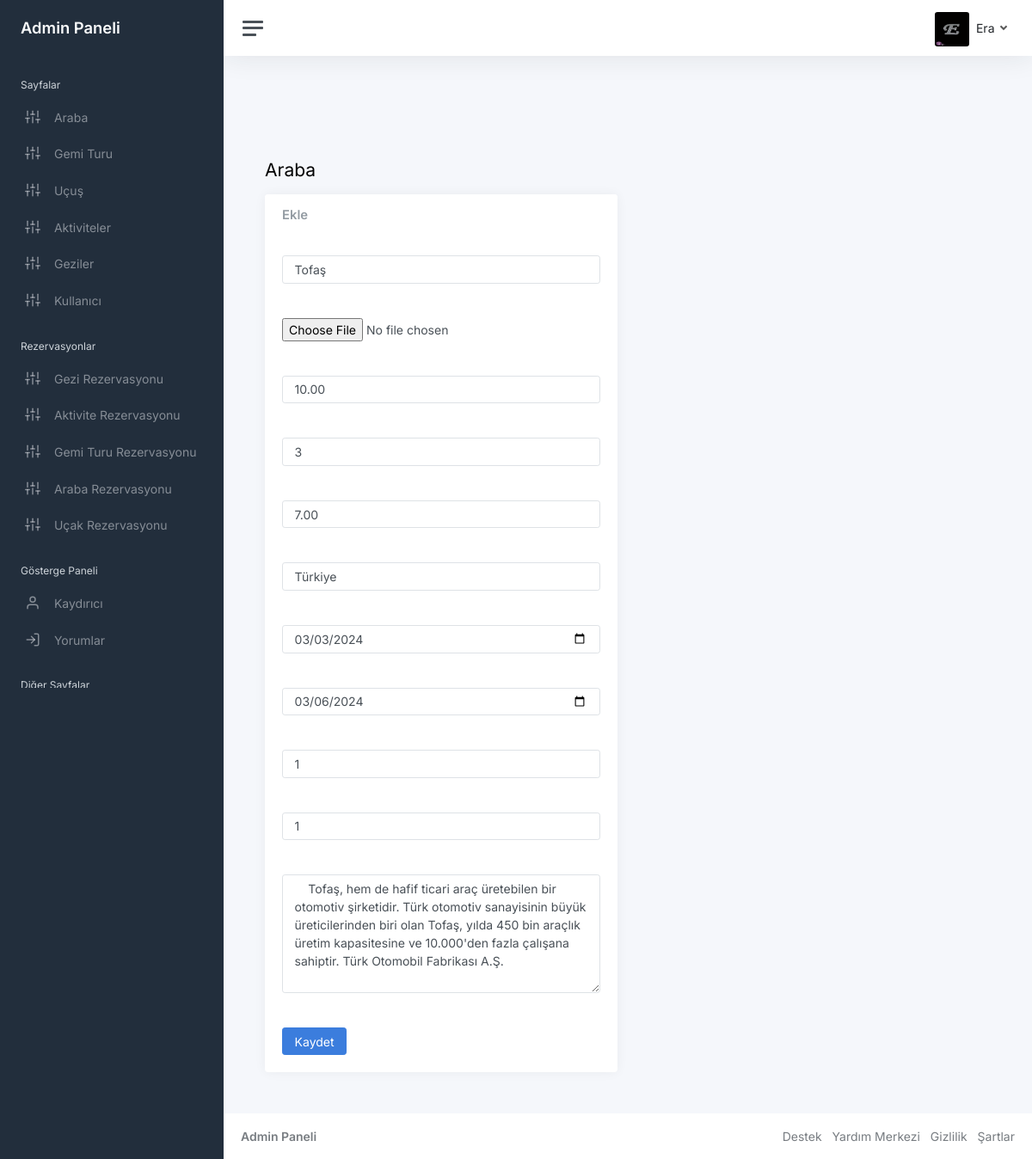
The app's page /admin/car-update.php?id=2 (signed in) with its own data.
### tables this page shows
CREATE TABLE `car` (
  `id` int(11) NOT NULL,
  `title` varchar(200) NOT NULL,
  `image` varchar(200) NOT NULL,
  `price` decimal(6,2) NOT NULL,
  `description` text NOT NULL,
  `score` int(11) NOT NULL,
  `user_rating` decimal(4,2) NOT NULL,
  `destination` varchar(200) NOT NULL,
  `checking` date NOT NULL,
  `checkout` date NOT NULL,
  `adults` int(11) NOT NULL,
  `children` int(11) NOT NULL
);

### admin/car-update.php (the view, shortened to what this page needs)
<?php require "includes/header.php"?>
<?php
if(isset($_GET['id'])){
    $id = $_GET['id'];
    $stmt= $conn->prepare("SELECT * FROM car WHERE `id`=:id ");
    $stmt->bindParam(':id',$id, PDO::PARAM_INT);
    $stmt->execute();
    if($stmt->rowCount()==1){
        $row = $stmt->fetch(PDO::FETCH_ASSOC);
        $title = $row['title'];
        $price = $row['price'];
        $description = $row['description'];
        $score = $row['score'];
        $user_rating = $row['user_rating'];
        $destination = $row['destination'];
        $checking = $row['checking'];
        $checkout = $row['checkout'];
        $adults = $row['adults'];
        $children = $row['children'];
    }
    else
    {
        echo "no results";
        exit();
    }
}
else
{
    echo "Error no found";
    exit();
}
?>
<main class="content">
			</main>
			<main class="content">
				<div class="container-fluid p-0">
					<h1 class="h3 mb-3">Araba</h1>
					<div class="row">
						<div class="col-12 col-lg-6">
							<div class="card">
                                <form method="post" enctype="multipart/form-data">
								<div class="card-header">
									<h5 class="card-title mb-0">Ekle</h5>
								</div>
								<div class="card-body">
									<input type="text" class="form-control" value="<?php echo $title; ?>" name="title" placeholder="Title">
								</div>
								<div class="card-body">
                                    <input type="file"  name="image" placeholder="image" required>
								</div>
								<div class="card-body">
									<input type="text" class="form-control" value="<?php echo $price; ?>" name="price" placeholder="Price">
								</div>
								<div class="card-body">
									<input type="number" class="form-control" value="<?php echo $score; ?>"  name="score" placeholder="score">
								</div>
                                <div class="card-body">
									<input type="text" class="form-control" name="user_rating"  value="<?php echo $user_rating; ?>" placeholder="user_rating">
								</div>
                                <div class="card-body">
									<input type="text" class="form-control" name="destination"  value="<?php echo $destination; ?>" placeholder="destination">
								</div>
                                <div class="card-body">
									<input type="date" class="form-control" name="checking"  value="<?php echo $checking; ?>" placeholder="checking">
								</div>
                                <div class="card-body">
									<input type="date" class="form-control" name="checkout" value="<?php echo $checkout; ?>"  placeholder="checkout">
								</div>
                                <div class="card-body">
									<input type="number" class="form-control" name="adults" value="<?php echo $adults; ?>" placeholder="adults">
								</div>
                                <div class="card-body">
									<input type="number" class="form-control" name="children" value="<?php echo $children; ?>" placeholder="children">
								</div>
								<div class="card-body">
									<textarea class="form-control" rows="6" name="description"   placeholder="description"> <?php echo $description; ?></textarea>
								</div>
								<div class="card-body">
								<button name="submit"  class="btn btn-primary" type="submit" id="form_submit_button" class="form_submit_button button trans_200">Kaydet<span></span><span></span><span></span></button>
								</div>
								</form>
						</div>
					</div>
				</div>
			</main>
<?php require "includes/footer.php"?>

### records on screen
car: title "Tofaş", price "10.00", score "3", user_rating "7.00", destination "Türkiye", checking "03/03/2024", checkout "03/06/2024", adults "1", children "1", description "Tofaş, hem de hafif ticari araç üretebilen bir otomotiv şirketidir. Türk otomotiv sanayisinin büyük üreticilerinden biri olan Tofaş, yılda 450 bin araçlık üretim kapasitesine ve 10.000'den fazla çalışana sahiptir. Türk Otomobil Fabrikası A.Ş."

### other values on screen
$_SESSION['admin'] "Era"
